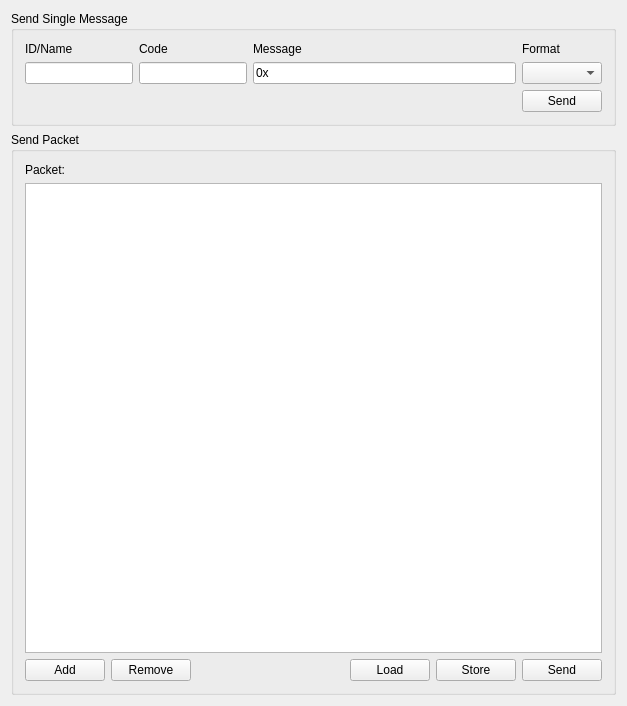
<?xml version="1.0" encoding="UTF-8"?>
<ui version="4.0">
 <class>SendMessages</class>
 <widget class="QWidget" name="SendMessages">
  <property name="geometry">
   <rect>
    <x>0</x>
    <y>0</y>
    <width>627</width>
    <height>706</height>
   </rect>
  </property>
  <property name="windowTitle">
   <string>SendMessages</string>
  </property>
  <layout class="QGridLayout" name="gridLayout">
   <item row="0" column="0">
    <widget class="QGroupBox" name="groupBox">
     <property name="title">
      <string>Send Single Message</string>
     </property>
     <layout class="QGridLayout" name="gridLayout_6">
      <item row="1" column="2">
       <widget class="QLineEdit" name="sndMsgMsgLineEdit">
        <property name="sizePolicy">
         <sizepolicy hsizetype="Expanding" vsizetype="Fixed">
          <horstretch>5</horstretch>
          <verstretch>0</verstretch>
         </sizepolicy>
        </property>
        <property name="inputMask">
         <string>\0\xhhhhhhhhhhhhhh</string>
        </property>
        <property name="text">
         <string>0x</string>
        </property>
       </widget>
      </item>
      <item row="1" column="0">
       <widget class="QLineEdit" name="sndMsgIDLineEdit">
        <property name="inputMask">
         <string/>
        </property>
       </widget>
      </item>
      <item row="0" column="0">
       <widget class="QLabel" name="label_5">
        <property name="text">
         <string>ID/Name</string>
        </property>
       </widget>
      </item>
      <item row="0" column="2">
       <widget class="QLabel" name="label_6">
        <property name="text">
         <string>Message</string>
        </property>
       </widget>
      </item>
      <item row="1" column="1">
       <widget class="QLineEdit" name="sndMsgCodeLineEdit">
        <property name="sizePolicy">
         <sizepolicy hsizetype="Expanding" vsizetype="Fixed">
          <horstretch>0</horstretch>
          <verstretch>0</verstretch>
         </sizepolicy>
        </property>
        <property name="inputMask">
         <string/>
        </property>
        <property name="text">
         <string/>
        </property>
       </widget>
      </item>
      <item row="0" column="1">
       <widget class="QLabel" name="label">
        <property name="text">
         <string>Code</string>
        </property>
       </widget>
      </item>
      <item row="1" column="3">
       <widget class="QComboBox" name="msgDataFormatComboBox"/>
      </item>
      <item row="2" column="3">
       <widget class="QPushButton" name="sndMsgSendBtn">
        <property name="sizePolicy">
         <sizepolicy hsizetype="Minimum" vsizetype="Fixed">
          <horstretch>0</horstretch>
          <verstretch>0</verstretch>
         </sizepolicy>
        </property>
        <property name="text">
         <string>Send</string>
        </property>
       </widget>
      </item>
      <item row="0" column="3">
       <widget class="QLabel" name="label_2">
        <property name="text">
         <string>Format</string>
        </property>
       </widget>
      </item>
     </layout>
    </widget>
   </item>
   <item row="1" column="0">
    <widget class="QGroupBox" name="groupBox_3">
     <property name="title">
      <string>Send Packet</string>
     </property>
     <layout class="QGridLayout" name="gridLayout_2">
      <item row="1" column="0">
       <widget class="QTableView" name="sndPcktTableView">
        <property name="toolTip">
         <string>&lt;html&gt;&lt;head/&gt;&lt;body&gt;&lt;p&gt;Message browser which displays all messages from the loaded or created packet.&lt;/p&gt;&lt;p&gt;Use System Config to edit the format and depiction of messages.&lt;/p&gt;&lt;/body&gt;&lt;/html&gt;</string>
        </property>
       </widget>
      </item>
      <item row="2" column="0">
       <layout class="QHBoxLayout" name="horizontalLayout_4">
        <item>
         <widget class="QPushButton" name="sndPcktAddBtn">
          <property name="toolTip">
           <string>&lt;html&gt;&lt;head/&gt;&lt;body&gt;&lt;p&gt;Add an entry to the current message packet after the current selction.&lt;/p&gt;&lt;p&gt;If no entry is selcted the new message will be appended to the package&lt;/p&gt;&lt;/body&gt;&lt;/html&gt;</string>
          </property>
          <property name="text">
           <string>Add</string>
          </property>
         </widget>
        </item>
        <item>
         <widget class="QPushButton" name="sndPcktRmvBtn">
          <property name="toolTip">
           <string>&lt;html&gt;&lt;head/&gt;&lt;body&gt;&lt;p&gt;Remvoe the selected entry from the current message packet.&lt;/p&gt;&lt;p&gt;If no message is selected nothing will happen.&lt;/p&gt;&lt;/body&gt;&lt;/html&gt;</string>
          </property>
          <property name="text">
           <string>Remove</string>
          </property>
         </widget>
        </item>
        <item>
         <spacer name="horizontalSpacer">
          <property name="orientation">
           <enum>Qt::Horizontal</enum>
          </property>
          <property name="sizeHint" stdset="0">
           <size>
            <width>40</width>
            <height>20</height>
           </size>
          </property>
         </spacer>
        </item>
        <item>
         <widget class="QPushButton" name="sndPcktLoadBtn">
          <property name="toolTip">
           <string>Load a message packet (*.json or *.csv)</string>
          </property>
          <property name="text">
           <string>Load</string>
          </property>
         </widget>
        </item>
        <item>
         <widget class="QPushButton" name="sndPcktStoreBtn">
          <property name="toolTip">
           <string>Save the current message packet (*.json or *.csv)</string>
          </property>
          <property name="text">
           <string>Store</string>
          </property>
         </widget>
        </item>
        <item>
         <widget class="QPushButton" name="sndPcktSendBtn">
          <property name="toolTip">
           <string>Send the current message packet</string>
          </property>
          <property name="text">
           <string>Send</string>
          </property>
         </widget>
        </item>
       </layout>
      </item>
      <item row="0" column="0">
       <widget class="QLabel" name="label_7">
        <property name="text">
         <string>Packet:</string>
        </property>
       </widget>
      </item>
     </layout>
    </widget>
   </item>
  </layout>
 </widget>
 <layoutdefault spacing="6" margin="11"/>
 <tabstops>
  <tabstop>sndMsgIDLineEdit</tabstop>
  <tabstop>sndMsgCodeLineEdit</tabstop>
  <tabstop>sndMsgMsgLineEdit</tabstop>
  <tabstop>sndPcktTableView</tabstop>
  <tabstop>sndPcktSendBtn</tabstop>
  <tabstop>sndPcktLoadBtn</tabstop>
  <tabstop>sndPcktStoreBtn</tabstop>
  <tabstop>sndPcktAddBtn</tabstop>
  <tabstop>sndPcktRmvBtn</tabstop>
 </tabstops>
 <resources/>
 <connections/>
</ui>
